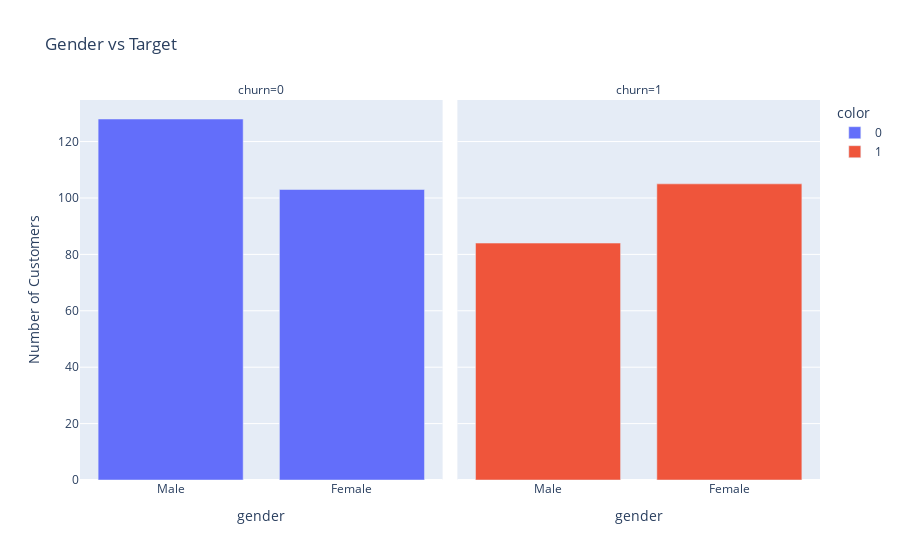

Here is the notebook cell this chart was saved with:
### Markdown cell above
__Categorical features__

### Code cell
new_df = pd.DataFrame(
    prepared_df[['gender', 'churn']]
    .groupby(['churn'])
    .value_counts()
    .reset_index()
)

# Plot Category feature vs label
fig = px.bar(
    data_frame=new_df, 
    x='gender', 
    y='count', 
    facet_col='churn', 
    color=new_df['churn'].astype(str), # convert it to string to avoid continuous scale on legend
    title='Gender vs Target'
)

fig.update_layout(xaxis_title='gender', yaxis_title='Number of Customers')
fig.show()

### Figure 1 — Plotly figure (JSON) as saved in the notebook; plotly's stock layout.template omitted (floating-point values rounded to 4 significant figures)
{"data": [{"alignmentgroup": "True", "hovertemplate": "color=0<br>churn=0<br>gender=%{x}<br>count=%{y}<extra></extra>", "legendgroup": "0", "marker": {"color": "#636efa", "pattern": {"shape": ""}}, "name": "0", "offsetgroup": "0", "orientation": "v", "showlegend": true, "textposition": "auto", "type": "bar", "x": ["Male", "Female"], "xaxis": "x", "y": [128, 103], "yaxis": "y"}, {"alignmentgroup": "True", "hovertemplate": "color=1<br>churn=1<br>gender=%{x}<br>count=%{y}<extra></extra>", "legendgroup": "1", "marker": {"color": "#EF553B", "pattern": {"shape": ""}}, "name": "1", "offsetgroup": "1", "orientation": "v", "showlegend": true, "textposition": "auto", "type": "bar", "x": ["Female", "Male"], "xaxis": "x2", "y": [105, 84], "yaxis": "y2"}], "layout": {"annotations": [{"font": {}, "showarrow": false, "text": "churn=0", "x": 0.245, "xanchor": "center", "xref": "paper", "y": 1, "yanchor": "bottom", "yref": "paper"}, {"font": {}, "showarrow": false, "text": "churn=1", "x": 0.755, "xanchor": "center", "xref": "paper", "y": 1, "yanchor": "bottom", "yref": "paper"}], "barmode": "relative", "legend": {"title": {"text": "color"}, "tracegroupgap": 0}, "title": {"text": "Gender vs Target"}, "xaxis": {"anchor": "y", "domain": [0, 0.49], "title": {"text": "gender"}}, "xaxis2": {"anchor": "y2", "domain": [0.51, 1], "matches": "x", "title": {"text": "gender"}}, "yaxis": {"anchor": "x", "domain": [0, 1], "title": {"text": "Number of Customers"}}, "yaxis2": {"anchor": "x2", "domain": [0, 1], "matches": "y", "showticklabels": false}}}
